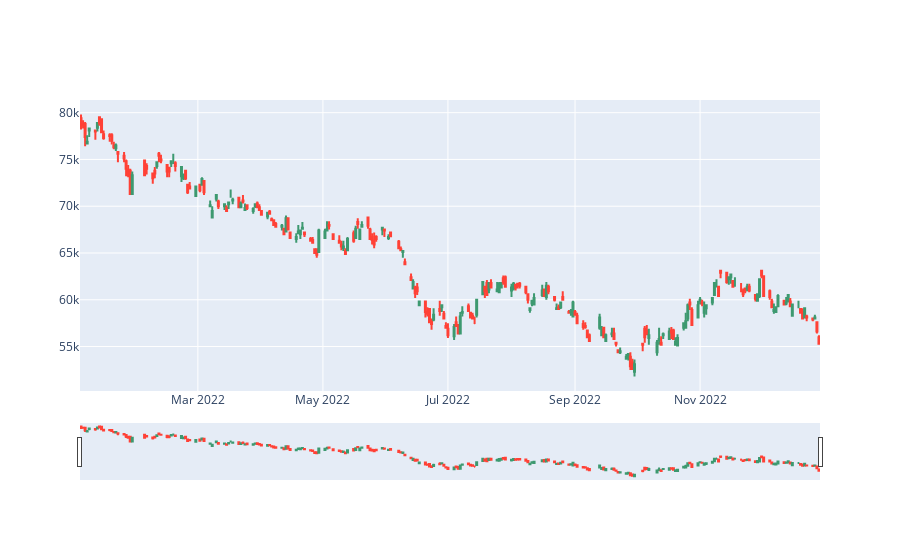

Write notebook code for a chart like this one.
### Code cell
import plotly.graph_objs as go 

trace = go.Candlestick(x=samsung.index,
                       open=samsung['Open'],
                       high=samsung['High'],
                       low=samsung['Low'],
                       close=samsung['Close'])

fig = go.Figure(data=[trace])
fig.show()

### Figure 1 — Plotly figure (JSON) as saved in the notebook; plotly's stock layout.template omitted (floating-point values rounded to 4 significant figures; data arrays with more than 128 entries replaced by an {"elided": "..."} marker saying what was removed)
{"data": [{"close": {"elided": "246 int values"}, "high": {"elided": "246 int values"}, "low": {"elided": "246 int values"}, "open": {"elided": "246 int values"}, "type": "candlestick", "x": {"elided": "246 str values"}}], "layout": {}}
